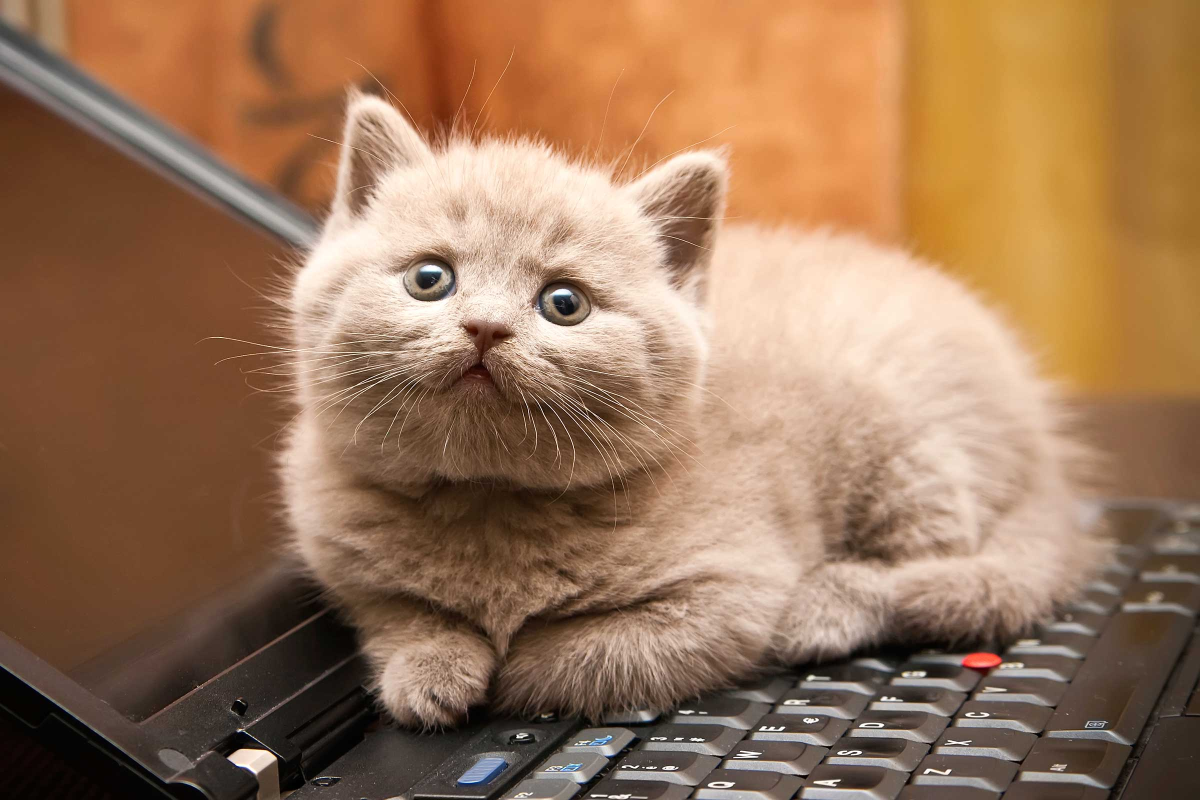
#> input picture cat.jpg, 2400 x 1600 px, given in place of tiger.jpg, which was not available (shown at 1/2 size)
$ python lineart_maker.py   (older library calls are emulated)
#> lines starting #> are read from the running program, lines starting #| are printed output that depends on the picture; after the words box and inside, x2 and y2 are one past the last pixel; in counts of white or black regions, pixels touching at a corner belong together; pictures that were not available may be replaced by others from this repository, and a replacement may not be noted
#> in image_processing, image is the input picture: PIL image 2400x1600 RGB; mean R, G, B 154, 117.5, 88.1
from PIL import Image
from scipy import ndimage
import numpy as np
from scipy.misc import imread
from scipy.misc import imsave
from skimage import data, io, filters
import matplotlib.pyplot as plt
import matplotlib.cm as cm
from PIL import ImageDraw

def rgb2gray(rgb): #from stackoverflow
    r, g, b = rgb[:,:,0], rgb[:,:,1], rgb[:,:,2]
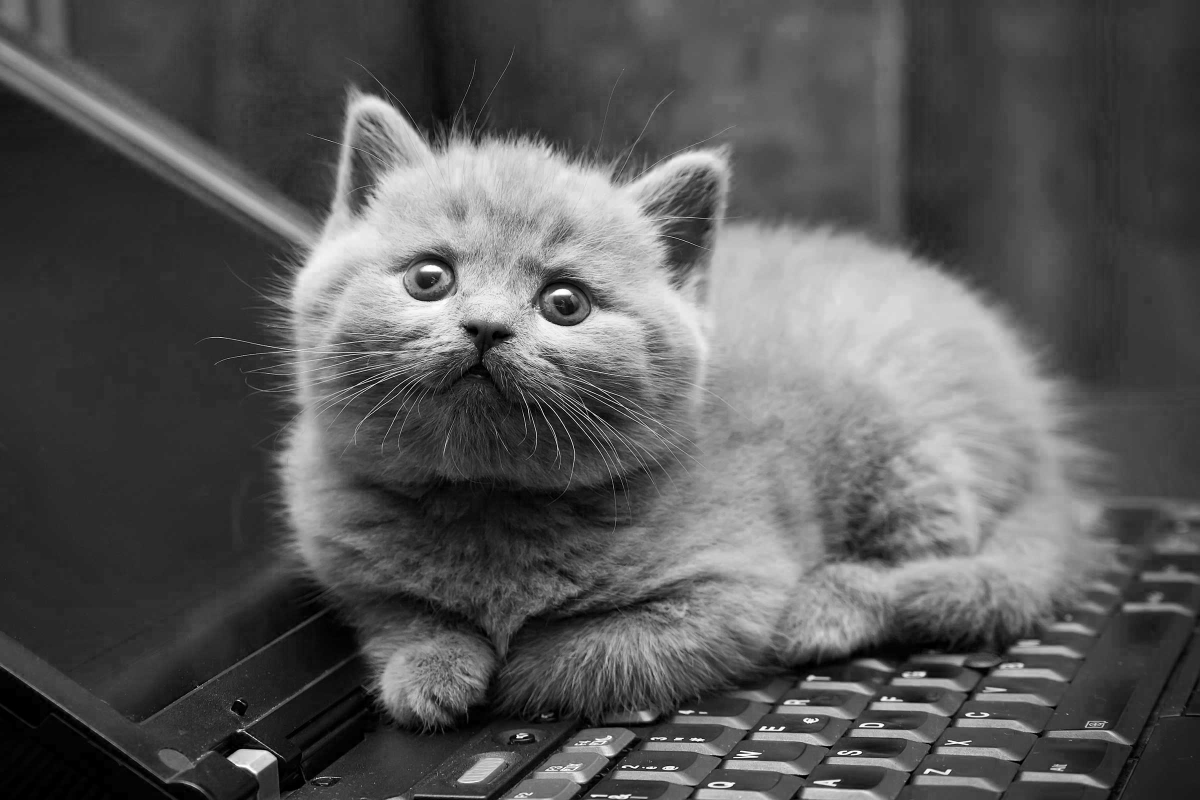
#> b: shape (1600, 2400) (shown at 1/2 size); min 0, max 255, mean 88.1
    gray = 0.2989 * r + 0.5870 * g + 0.1140 * b
    return gray

def invert(image):
    for x in xrange(0,image.shape[0]):
        for y in xrange(0,image.shape[1]):
            if (image[x][y]>70):
                image[x][y]= 0
            else:
                image[x][y]= 255
    return image

def filter_im(image, sig1, sig2):
#> called with sig1 = 1, sig2 = 6
    image = filters.sobel(image)
#> image: shape (1600, 2400) float64
    image = ndimage.gaussian_filter(image,sig1)-ndimage.gaussian_filter(image,sig2)
    image /= np.max(np.abs(image),axis=0)
    image *= (255.0/image.max())
    return image

def connect_points(image, x1, y1, x2, y2):
    img = Image.fromarray(image)
    draw = ImageDraw.Draw(img)
    draw.line((x1,y1,x2,y2),fill=0)
    image = np.asarray(img)
    return image
""" will connect a outer point to the closest point
within a radius, that is not already connected to the point """
def connecter(image, x, y):
    ymax = image.shape[1]
    xmax = image.shape[0]
    for y_add in xrange(20,90):
        for x_add in xrange(20,90):
            if y+y_add < ymax and x+x_add<xmax  and image[x+x_add][y+y_add] == 0:
                return connect_points(image, x, y, x+x_add, y+y_add)
            if y+y_add < ymax and x-x_add>=0  and image[x-x_add][y+y_add] == 0:
                return connect_points(image, x, y, x-x_add, y+y_add)
            if y-y_add  >= 0 and x+x_add<xmax and image[x+x_add][y-y_add ] == 0:
                return connect_points(image, x, y, x+x_add, y-y_add)
            if y-y_add  >= 0 and x-x_add>=0 and image[x-x_add][y-y_add ] == 0:
                return connect_points(image, x, y, x-x_add, y-y_add)

def nearest_have_white(image, x, y):
    if y+1 < image.shape[1] and image[x][y+1] == 255:
        return True
    if y-1 >= 0 and image[x][y-1] == 255:
        return True
    if x+1 < image.shape[0] and image[x+1][y] == 255:
        return True
    if x-1 >= 0 and image[x-1][y] == 255:
        return True

def connect_lines(image):
    for x in xrange(0,image.shape[0],5):
        for y in xrange(0,image.shape[1],5):
            if image[x][y] == 0 and nearest_have_white(image, x, y):
                connecter(image, x, y)
    return image

def thin_lines(image):
    for x in xrange(0,image.shape[0],5):
        for y in xrange(0,image.shape[1],5):
            if image[x][y] == 0 and nearest_have_white(image, x, y):
                image[x][y] = 255
    return image

def image_processing(name, show = 0, connect=0):
    image = Image.open("%s.jpg" %name)
    #image.thumbnail((1200,1200))
    image = np.asarray(image)
    image = rgb2gray(image)#image.convert('1')   #black and white
    image = filter_im(image,1,6)
    image = invert(image)
#> after the loop in invert, `for x in xrange(0,image.shape[0]):`:
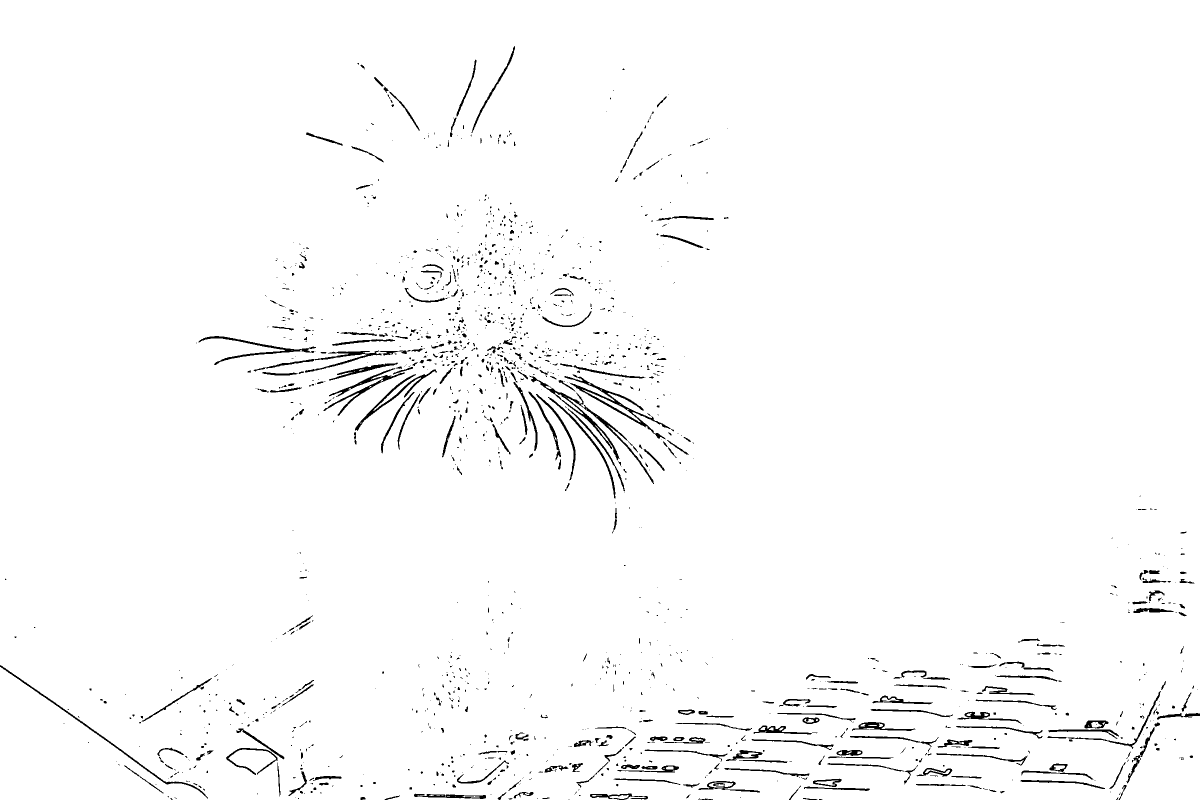
#> image: shape (1600, 2400) float64 (shown at 1/2 size); 98% white; 1569 black regions (1152 under 20 px), largest, box (x1, y1, x2, y2) and area: (1059, 751, 1308, 968) 2789, (1129, 749, 1348, 879) 2613, (647, 736, 810, 832) 1793
    if connect:
        image = connect_lines(image)
        image = thin_lines(image)
    if show:
        plt.imshow(image, cmap=cm.gray)
        plt.show()

    """ give image transparency """
    image = Image.fromarray(image)
    image = image.convert("RGBA")
#> image: PIL image 2400x1600 RGBA
    datas = image.getdata()

    newData = []
    for item in datas:
        if item[0] == 255 and item[1] == 255 and item[2] == 255:
            newData.append((255, 255, 255, 0))
        else:
            newData.append(item)
#> after the loop, newData = 3840000 items
    image.putdata(newData)

    image.thumbnail((800,800))
#> image: PIL image 800x533 RGBA
    imsave("%s_lineart.png" %(name), image)

#image_processing("buildings", show = 0)
image_processing("tiger",show = 1)
image_processing("cupcake",show = 1)
#> call 2 of image_processing, with name = 'cupcake', show = 1, connect = 0
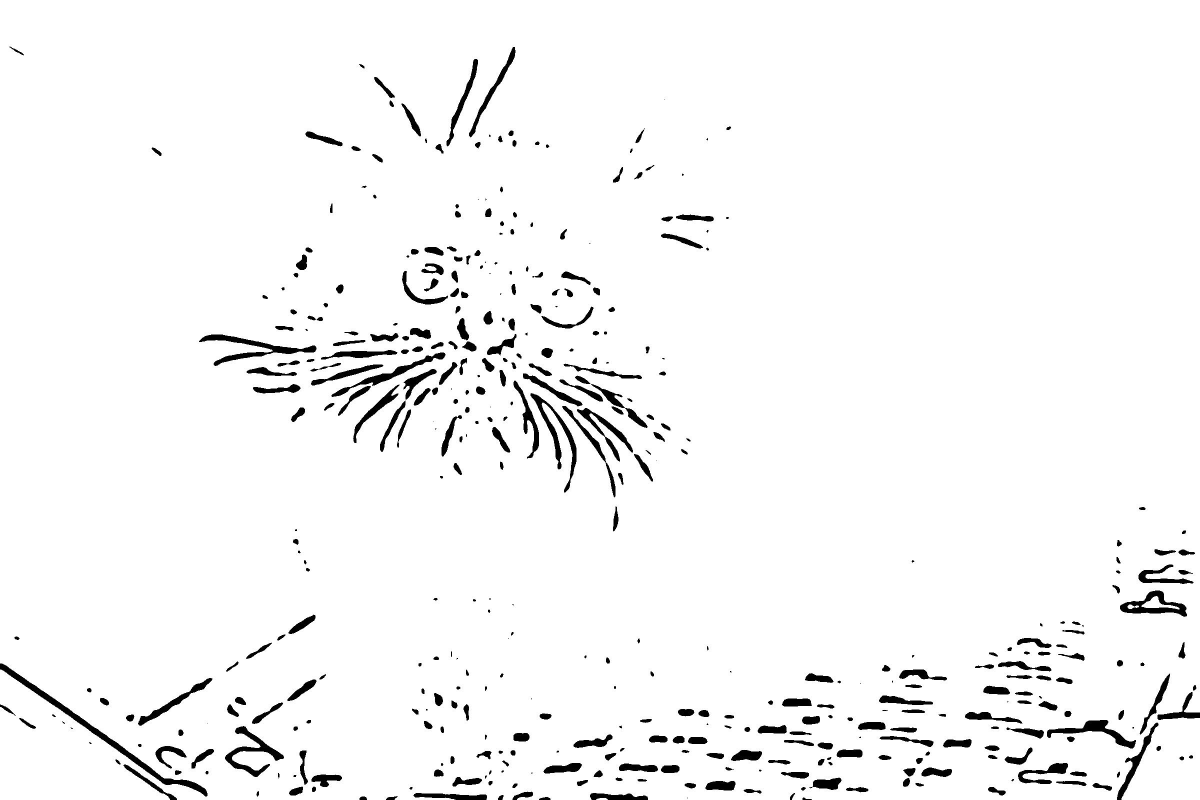
#> input picture cat_lineart.jpg, 2400 x 1600 px, given in place of cupcake.jpg, which was not available (shown at 1/2 size)
#> in image_processing, image is the input picture: PIL image 2400x1600 RGB; min 0, max 255, mean 246.1
#> after the loop in invert (call 2), `for x in xrange(0,image.shape[0]):`:
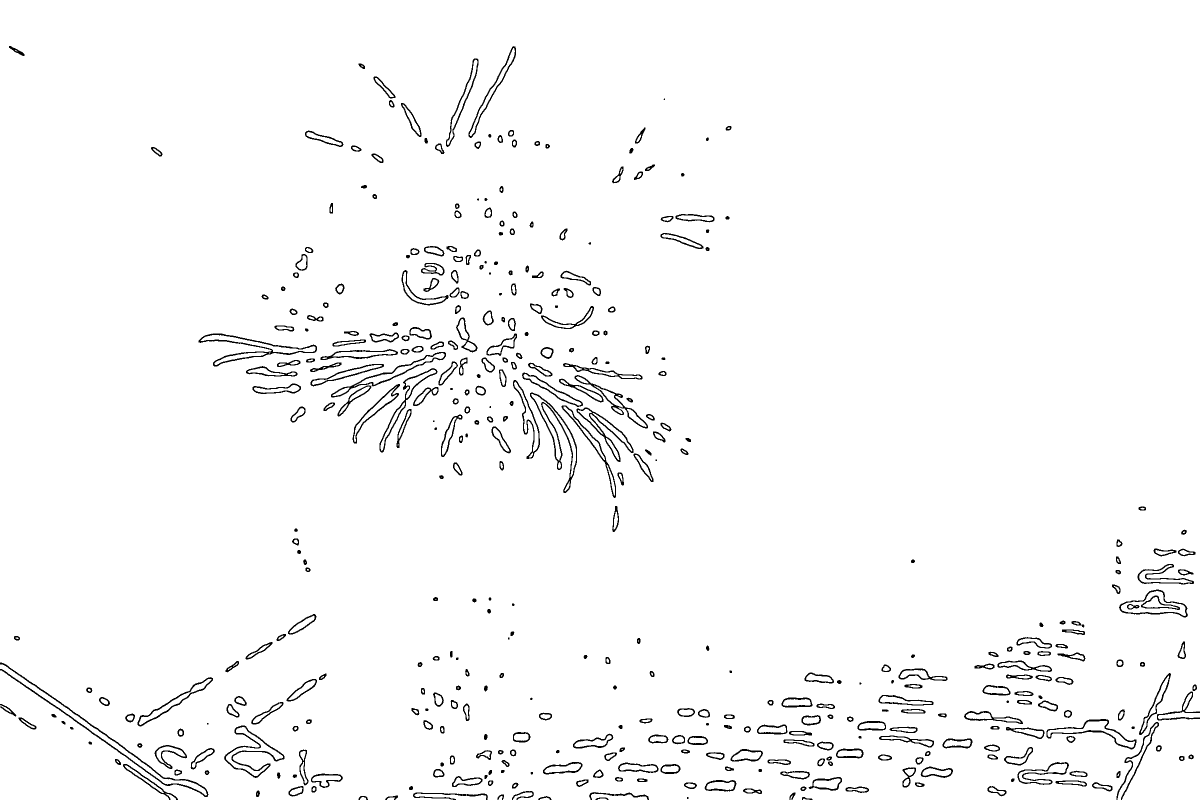
#> image: shape (1600, 2400) float64 (shown at 1/2 size); 97.5% white; black in thin lines or dots
#> in image_processing (call 2), `image = Image.fromarray(image)`: image: PIL image 2400x1600 F; 97.5% white; black in thin lines or dots
#> in image_processing (call 2), `image.thumbnail((800,800))`:
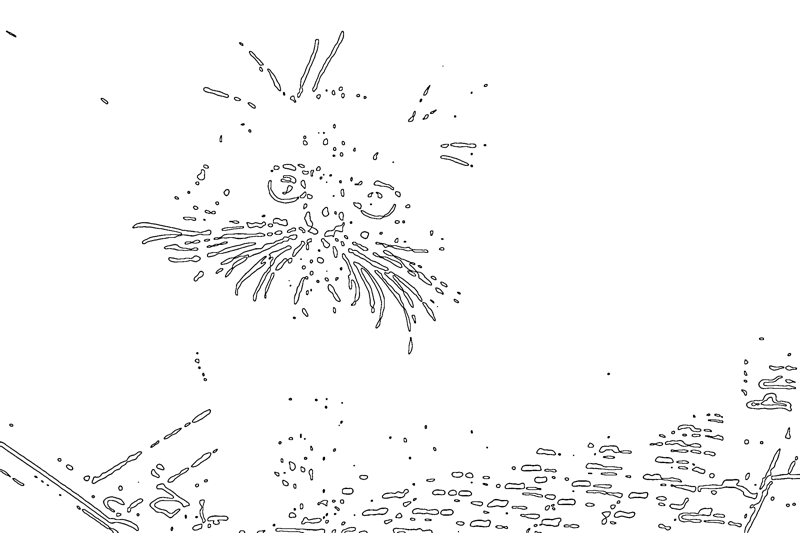
#> image: PIL image 800x533 RGBA; mean R, G, B, A 0, 0, 0, 6.6; transparent parts drawn white
